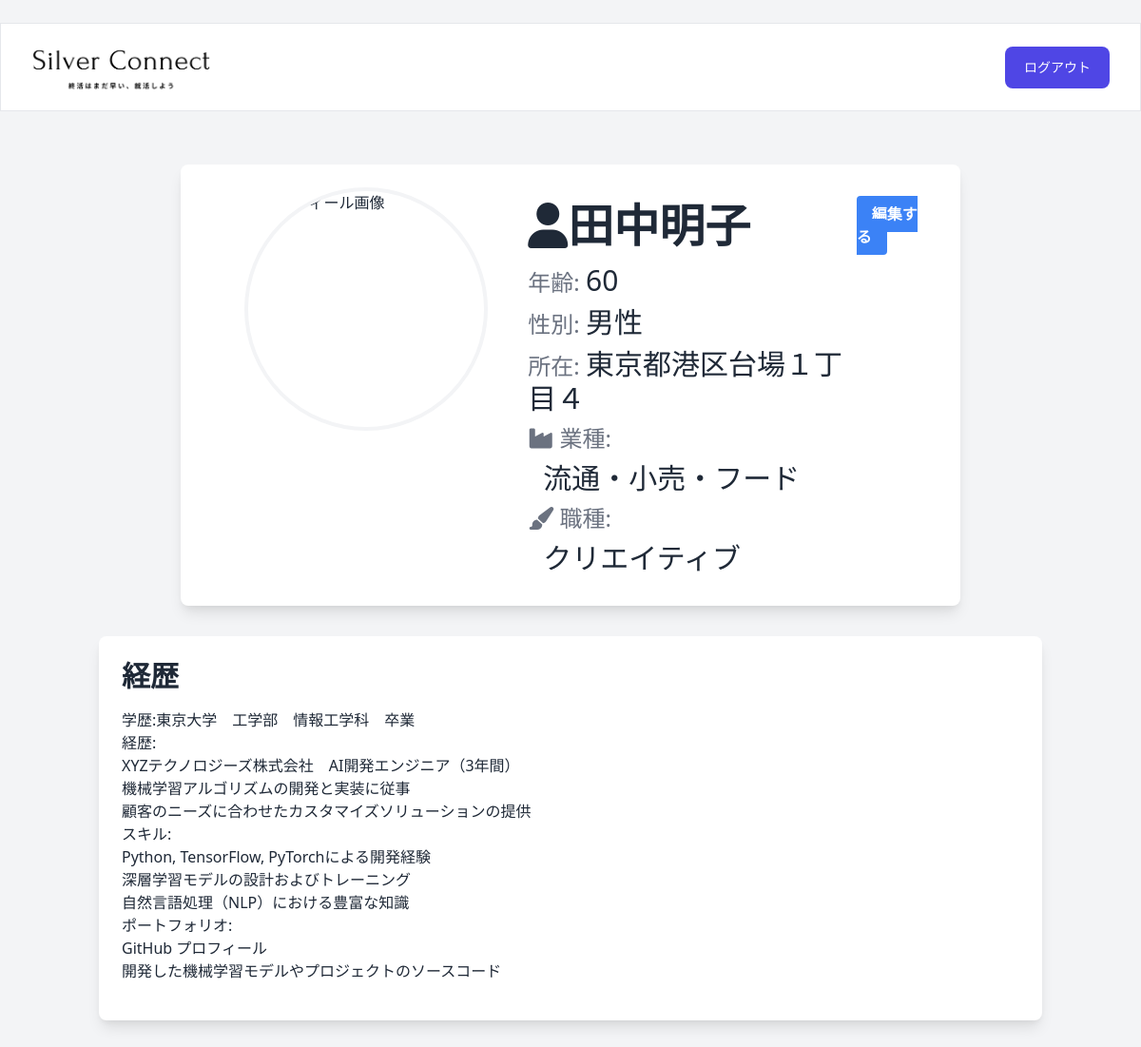
Screenshot of /test_list/company/2/detail (signed in) with the database file from the repository.
### main_func/models.py (models this page shows)
class Senior(models.Model):
    senior_id = models.ForeignKey(CustomUser, on_delete=models.CASCADE)#users紐付け
    created_at = models.DateTimeField(auto_now_add=True)
    updated_at = models.DateTimeField(auto_now=True)
    name = models.CharField(max_length=255, blank=True) #default指定しなきゃ
    age = models.IntegerField(blank=True, null=True)
    sex = models.CharField(verbose_name="性別",choices=settings.SEX,max_length=13,default="選択なし")
    industry = models.CharField(verbose_name="業種",choices=settings.INDUSTRIES,max_length=13,default="選択なし")
    occupation  = models.CharField(verbose_name="職種",choices=settings.OCCUPATIONS,max_length=17,default="選択なし")
    address = models.CharField(max_length=255, blank=True, null=True)
    description = models.TextField(blank=True, null=True)
    face_path = models.ImageField(upload_to=Path('/media/images/senior_pics/'), blank=True, null=True)
    is_wanted = models.BooleanField(default=False)

### main_func/views.py (the view)
# urls.py: path('test_list/company/<int:pk>/detail', views.DetailSeniorView.as_view(), name='detail_senior'),
class DetailSeniorView(LoginRequiredMixin, DetailView):
    template_name = 'mypage_senior.html'
    model = Senior

### templates/senior/mypage_senior.html (shortened to what this page needs)
<!DOCTYPE html>
<html lang="ja">
<head>
    <link rel="stylesheet" href="https://cdn.jsdelivr.net/npm/tailwindcss@2.2.19/dist/tailwind.min.css">
    <link rel="stylesheet" href="https://cdnjs.cloudflare.com/ajax/libs/font-awesome/6.0.0/css/all.min.css" />
</head>
<body class="bg-gray-100 font-sans text-gray-800">
    <header>
        <div class="mx-auto px-4 py-2 sm:px-6 sm:py-4 lg:px-8 border bg-white">
          <div class="sm:flex sm:items-center sm:justify-between">
            {% load static %}
            <div class="text-center sm:text-left w-1/2 sm:w-1/6">
              <img src="{% static 'imgs/logo.png' %}">
            </div>
            <div class="mt-4 flex flex-col gap-4 sm:mt-0 sm:flex-row sm:items-center">
                <button
                class="block rounded-lg bg-indigo-600 px-5 py-3 text-sm font-medium text-white transition hover:bg-indigo-700 focus:outline-none focus:ring"
                type="button"><a href="{% url 'accounts:logout'%}">
                ログアウト</a>
                </button>
            </div>
          </div>
        </div>
    </header>
    <div class="container mx-auto mt-8 flex flex-wrap justify-center items-center">
        <div class="sm:w-4/5 md:w-4/5 lg:w-4/5 bg-white rounded-lg overflow-hidden shadow-lg mb-8">
            <div class="p-6 flex flex-col sm:flex-row">
                <div class="w-full sm:w-1/2 mb-4 sm:mb-0">
                    <div class="w-full h-48 md:w-64 md:h-64 rounded-full overflow-hidden border-4 border-gray-100 mx-auto">
                        <img src="https://placekitten.com/150/150" alt="プロフィール画像" class="w-full h-full object-cover">
                    </div>
                </div>
                <div class="mt-4 text-left">
                    <h2 class="text-5xl font-semibold text-gray-800 mb-4"><i class="fas fa-user"></i>{{ object.name }}</h2>
                    <p class="text-2xl text-gray-500 mb-2">年齢: <span class="text-3xl text-gray-800">{{ object.age }}</span></p>
                    <p class="text-2xl text-gray-500 mb-2"></i> 性別: <span class="text-3xl text-gray-800">男性</span></p>
                    <p class="text-2xl text-gray-500 mb-2"></i> 所在: <span class="text-3xl text-gray-800">{{ object.address }}</span></p>
                    <p class="text-2xl text-gray-500 mb-2"><i class="fas fa-industry"></i> 業種:</p>
                    <p class="text-3xl text-gray-800 mb-2 ml-4">流通・小売・フード</p>
                    <p class="text-2xl text-gray-500 mb-2"><i class="fas fa-paint-brush"></i> 職種:</p>
                    <p class="text-3xl text-gray-800 mb-2 ml-4">クリエイティブ</p>
                </div>
                <div class="mt-4 ml-auto">
                    <a href="{% url 'main_func:search_senior_update' %}" class="bg-blue-500 hover:bg-blue-700 text-white font-bold py-2 px-4 rounded">
                        編集する
                    </a>
            </div>
            </div>
        </div>
        <div class="w-full md:w-full lg:w-full bg-white rounded-lg overflow-hidden shadow-lg mb-8 mx-4">
            <div class="p-6">
                <h2 class="text-3xl font-semibold text-gray-800 mb-4">経歴</h2>
                <div class="mb-4">
                    <p class="text-5xl font-semibold">{{ object.description | linebreaks }}</p>
                </div>
            </div>
        </div>
    </div>
</body>
</html>

### rows the page displays
Senior: name "田中明子", age "60", address "東京都港区台場１丁目４", description "学歴:東京大学 工学部 情報工学科 卒業 経歴: XYZテクノロジーズ株式会社 AI開発エンジニア（3年間） 機械学習アルゴリズムの開発と実装に従事 顧客のニーズに合わせたカスタマイズソリューションの提供 スキル: Python, TensorFlow, PyTorchによる開発経験 深層学習モデルの設計およびトレーニング 自然言語処理（NLP）における豊富な知識 ポートフォリオ: GitHub プロフィール 開発した機械学習モデルやプロジェクトのソースコード"
